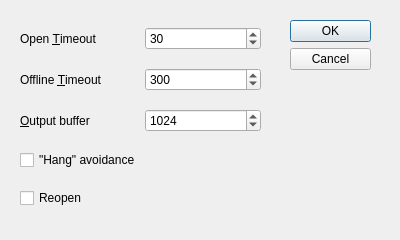
<?xml version="1.0" encoding="UTF-8"?>
<ui version="4.0">
 <class>usbparams</class>
 <widget class="QDialog" name="usbparams">
  <property name="geometry">
   <rect>
    <x>0</x>
    <y>0</y>
    <width>400</width>
    <height>240</height>
   </rect>
  </property>
  <property name="windowTitle">
   <string>USB parameters</string>
  </property>
  <widget class="QDialogButtonBox" name="buttonBox">
   <property name="geometry">
    <rect>
     <x>290</x>
     <y>20</y>
     <width>81</width>
     <height>241</height>
    </rect>
   </property>
   <property name="orientation">
    <enum>Qt::Vertical</enum>
   </property>
   <property name="standardButtons">
    <set>QDialogButtonBox::Cancel|QDialogButtonBox::Ok</set>
   </property>
  </widget>
  <widget class="QWidget" name="layoutWidget">
   <property name="geometry">
    <rect>
     <x>20</x>
     <y>19</y>
     <width>241</width>
     <height>201</height>
    </rect>
   </property>
   <layout class="QGridLayout" name="gridLayout">
    <property name="horizontalSpacing">
     <number>8</number>
    </property>
    <property name="verticalSpacing">
     <number>10</number>
    </property>
    <item row="0" column="1">
     <widget class="QSpinBox" name="opento">
      <property name="toolTip">
       <string>Timeout trying to open port before deciding it's offline</string>
      </property>
      <property name="maximum">
       <number>65535</number>
      </property>
      <property name="value">
       <number>30</number>
      </property>
     </widget>
    </item>
    <item row="1" column="0">
     <widget class="QLabel" name="label_4">
      <property name="text">
       <string>Offline &amp;Timeout</string>
      </property>
      <property name="buddy">
       <cstring>offlineto</cstring>
      </property>
     </widget>
    </item>
    <item row="1" column="1">
     <widget class="QSpinBox" name="offlineto">
      <property name="toolTip">
       <string>Timeout when trying to write to device before deciding it's offline</string>
      </property>
      <property name="maximum">
       <number>65535</number>
      </property>
      <property name="value">
       <number>300</number>
      </property>
     </widget>
    </item>
    <item row="2" column="0">
     <widget class="QLabel" name="label_5">
      <property name="text">
       <string>&amp;Output buffer</string>
      </property>
      <property name="buddy">
       <cstring>outbuffer</cstring>
      </property>
     </widget>
    </item>
    <item row="2" column="1">
     <widget class="QSpinBox" name="outbuffer">
      <property name="toolTip">
       <string>Output buffer size</string>
      </property>
      <property name="minimum">
       <number>1</number>
      </property>
      <property name="maximum">
       <number>1048576</number>
      </property>
      <property name="singleStep">
       <number>1024</number>
      </property>
      <property name="value">
       <number>1024</number>
      </property>
     </widget>
    </item>
    <item row="3" column="0" colspan="2">
     <widget class="QCheckBox" name="canhang">
      <property name="toolTip">
       <string>Try to avoid system hangup when devices locked</string>
      </property>
      <property name="text">
       <string>&quot;Hang&quot; avoidance</string>
      </property>
     </widget>
    </item>
    <item row="4" column="0" colspan="2">
     <widget class="QCheckBox" name="reopen">
      <property name="toolTip">
       <string>Close and reopen device after each job</string>
      </property>
      <property name="text">
       <string>Reopen</string>
      </property>
     </widget>
    </item>
    <item row="0" column="0">
     <widget class="QLabel" name="label_3">
      <property name="text">
       <string>Open &amp;Timeout</string>
      </property>
      <property name="buddy">
       <cstring>opento</cstring>
      </property>
     </widget>
    </item>
   </layout>
  </widget>
 </widget>
 <tabstops>
  <tabstop>opento</tabstop>
  <tabstop>offlineto</tabstop>
  <tabstop>outbuffer</tabstop>
  <tabstop>canhang</tabstop>
  <tabstop>reopen</tabstop>
  <tabstop>buttonBox</tabstop>
 </tabstops>
 <resources/>
 <connections>
  <connection>
   <sender>buttonBox</sender>
   <signal>accepted()</signal>
   <receiver>usbparams</receiver>
   <slot>accept()</slot>
   <hints>
    <hint type="sourcelabel">
     <x>248</x>
     <y>254</y>
    </hint>
    <hint type="destinationlabel">
     <x>157</x>
     <y>274</y>
    </hint>
   </hints>
  </connection>
  <connection>
   <sender>buttonBox</sender>
   <signal>rejected()</signal>
   <receiver>usbparams</receiver>
   <slot>reject()</slot>
   <hints>
    <hint type="sourcelabel">
     <x>316</x>
     <y>260</y>
    </hint>
    <hint type="destinationlabel">
     <x>286</x>
     <y>274</y>
    </hint>
   </hints>
  </connection>
 </connections>
</ui>
